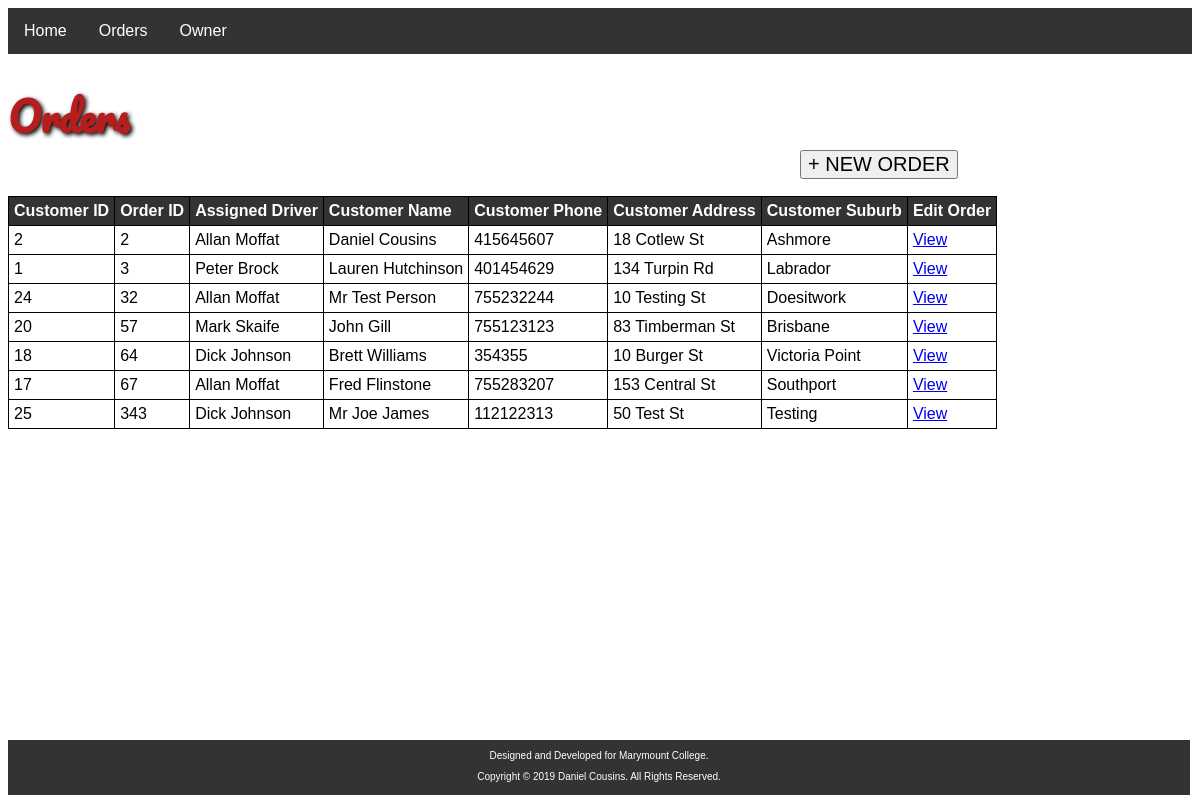
The page /orders on the database its author committed.
### app/models.py (models this page shows, shortened)
class order(db.Model):
    orderID = db.Column(db.Integer, primary_key=True)
    custID = db.Column(db.Integer, db.ForeignKey(customer.custID), nullable=False)
    driverID = db.Column(db.Integer, db.ForeignKey(driver.driverID))
    time = db.Column(db.DateTime, nullable=False, default=datetime.utcnow)
    ready = db.Column(db.Boolean, nullable=False, default=0)
    total = db.Column(db.Integer, nullable=False, default=0)
    quantities = db.relationship('quantity', backref='quantityAdded', lazy='dynamic')

class customer(db.Model):
    custID = db.Column(db.Integer, primary_key=True)
    name = db.Column(db.String(128), nullable=False)
    phone = db.Column(db.String(32), nullable=False)
    address = db.Column(db.String(128), nullable=False)
    suburb = db.Column(db.String(64), nullable=False)
    orders = db.relationship('order', backref='orderingCust', lazy='dynamic')

class driver(db.Model):
    driverID = db.Column(db.Integer, primary_key=True)
    name = db.Column(db.String(128), nullable=False)
    vehicle = db.Column(db.String(64), nullable=False)
    orders = db.relationship('order', backref='placedWithDriver', lazy='dynamic')

### app/routes.py (the view)
@app.route('/orders')
def orders():
    Orders = order.query.all()
    return render_template('orders.html', title='Orders', rows=Orders)

### app/templates/orders.html
{% extends "base.html" %}
{% block content %}
<h1>Orders</h1>
<button type="button" onclick="window.location.href='/neworder'">+ NEW ORDER</button>
<br>
<table>
    <tr>
        <th>Customer ID</th>
        <th>Order ID</th>
        <th>Assigned Driver</th>
        <th>Customer Name</th>
        <th>Customer Phone</th>
        <th>Customer Address</th>
        <th>Customer Suburb</th>
        <th>Edit Order</th>
    </tr>
    {% for row in rows %}
    <tr>
        <td>{{ row.orderingCust.custID }}</td>
        <td>{{ row.orderID }}</td>
        <td>{{ row.placedWithDriver.name }}</td>
        <td>{{ row.orderingCust.name }}</td>
        <td>{{ row.orderingCust.phone }}</td>
        <td>{{ row.orderingCust.address }}</td>
        <td>{{ row.orderingCust.suburb }}</td>
        <td><a href="{{ url_for('editorder', orderID=row.orderID) }}">View</a></td>
    </tr>
    {% endfor %}
</table>
<br>
{% endblock %}

### app/templates/base.html (shortened to what this page needs)
<html>
    <head>
    </head>
    <body>
        <div>
            <ul id="ul">
                <li id="li"><a id="lia" href="/index">Home</a></li>
                <li id="li"><a id="lia" href="/orders">Orders</a></li>
                <li id="li"><a id="lia" href="/owner">Owner</a></li>
            </ul>
        </div>
        {% block content %}{% endblock %}
        <div class="footer">
            <p>Designed and Developed for Marymount College.</p>
            <p>Copyright © 2019 Daniel Cousins. All Rights Reserved.</p>
        </div>
    </body>
</html>

### app/templates/base.html (style rules this page uses)
body { font-family: Helvetica }
h1 { font-size: 40px; font-family: 'Pacifico', cursive; color: #B61E1E; text-shadow: 2px 2px 4px #000000; }
table, th, td { border: 1px solid black; border-collapse: collapse; }
th, td { padding: 5px; text-align: left; }
th { background-color: #333; color: white; }
#ul { list-style-type: none; margin: 0; padding: 0; overflow: hidden; background-color: #333; }
#li { float: left; }
#lia { display: block; color: white; text-align: center; padding: 14px 16px; text-decoration: none; }
button { font-size: 20px; position: absolute; left: 800px; top: 150px; }
.footer { height: 55px; font-size: 15px; position: fixed; bottom: 5px; width: 98.5%; background-color: #333; color: white; text-align: center; }
.footer p { font-size: 10px; }

### rows shown on the page
order: orderingCust.custID "2", orderID "2", placedWithDriver.name "Allan Moffat", orderingCust.name "Daniel Cousins", orderingCust.phone "415645607", orderingCust.address "18 Cotlew St", orderingCust.suburb "Ashmore"
order: orderingCust.custID "1", orderID "3", placedWithDriver.name "Peter Brock", orderingCust.name "Lauren Hutchinson", orderingCust.phone "401454629", orderingCust.address "134 Turpin Rd", orderingCust.suburb "Labrador"
order: orderingCust.custID "24", orderID "32", placedWithDriver.name "Allan Moffat", orderingCust.name "Mr Test Person", orderingCust.phone "755232244", orderingCust.address "10 Testing St", orderingCust.suburb "Doesitwork"
order: orderingCust.custID "20", orderID "57", placedWithDriver.name "Mark Skaife", orderingCust.name "John Gill", orderingCust.phone "755123123", orderingCust.address "83 Timberman St", orderingCust.suburb "Brisbane"
order: orderingCust.custID "18", orderID "64", placedWithDriver.name "Dick Johnson", orderingCust.name "Brett Williams", orderingCust.phone "354355", orderingCust.address "10 Burger St", orderingCust.suburb "Victoria Point"
order: orderingCust.custID "17", orderID "67", placedWithDriver.name "Allan Moffat", orderingCust.name "Fred Flinstone", orderingCust.phone "755283207", orderingCust.address "153 Central St", orderingCust.suburb "Southport"
order: orderingCust.custID "25", orderID "343", placedWithDriver.name "Dick Johnson", orderingCust.name "Mr Joe James", orderingCust.phone "112122313", orderingCust.address "50 Test St", orderingCust.suburb "Testing"
